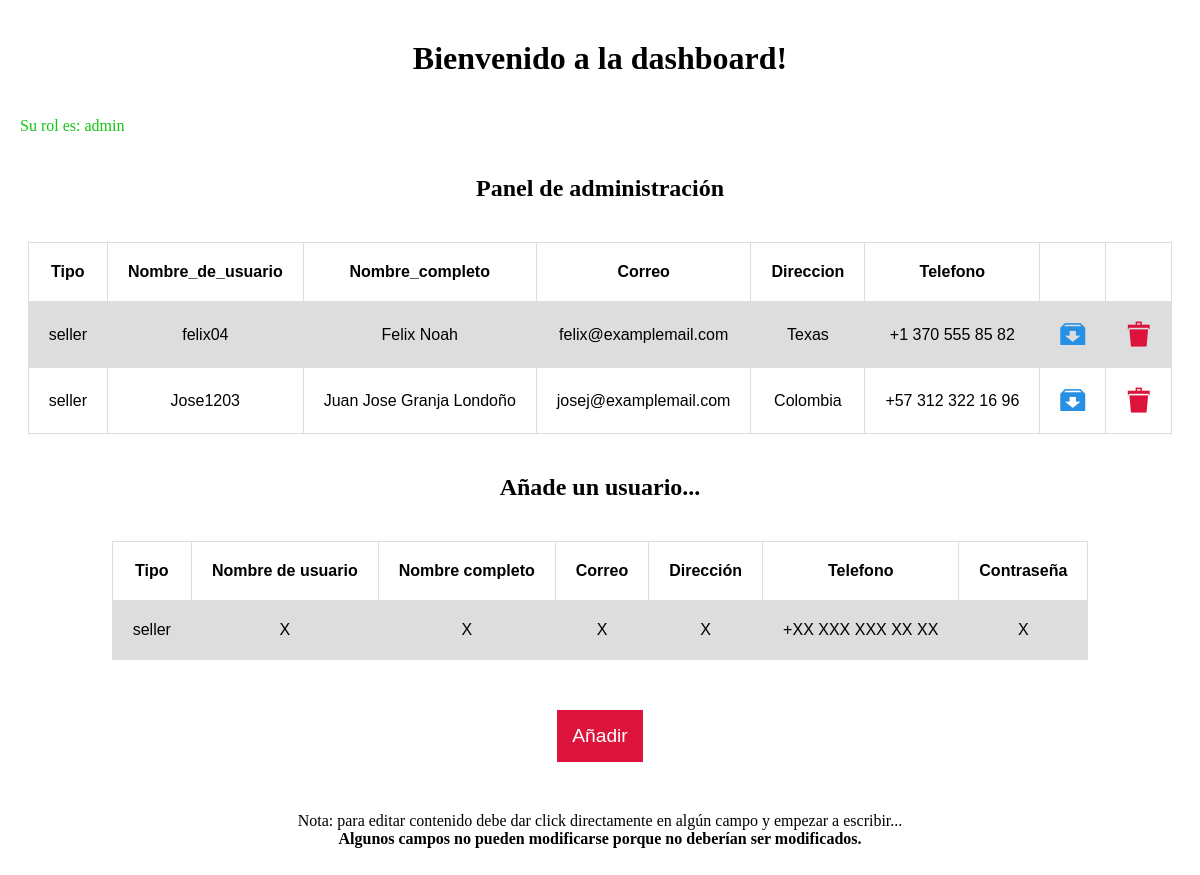
Page /dashboard/index.php (signed in) on the committed database.
### tables this page shows
CREATE TABLE `users` (
  `ID` int(11) NOT NULL,
  `ctype` varchar(25) NOT NULL DEFAULT 'vendedor',
  `username` varchar(100) NOT NULL,
  `fullname` varchar(50) NOT NULL,
  `email` varchar(55) NOT NULL,
  `address` varchar(75) NOT NULL,
  `phone` varchar(18) NOT NULL,
  `passwd` varchar(700) NOT NULL
);

### dashboard/index.php (the view, shortened to what this page needs)
<?php
    require "../back/connection/config.php";
?>
<!DOCTYPE html>
<html lang="es">
    <head>
        <link rel="stylesheet" href="../app_icons/style.css">
        <link rel="stylesheet" href="styles.css">
    </head>
    <body>
        <h1 class = "title">Bienvenido a la dashboard!</h1>
        <p class = "role">Su rol es: <?php echo $_SESSION["user_type"]; ?></p>
        <?php if($_SESSION["user_type"] == "admin") : ?>
            <section class="dashboard_panel">
                <h2 class = "title">Panel de administración</h2>
                <table>
                    <?php
                        $query = $connection->prepare(
                            "SELECT ctype as Tipo, username as Nombre_de_usuario, fullname as " .
                            "Nombre_completo, email as Correo, address as Direccion, phone as " .
                            "Telefono FROM users WHERE ctype = 'seller'"
                        );
                        $query->execute();
                        $res = $query->fetchAll(PDO::FETCH_ASSOC);
                        echo "<table id = 'mod_users' border='1' class = 'table_users'>";
                            if(!empty($res)){
                                foreach($res as $i => $obj){
                                    if($i == 0){
                                        echo "<tr>";
                                            foreach($obj as $col => $v){
                                                echo "<th>$col</th>";
                                            }
                                            echo "<th></th>";
                                            echo "<th></th>";
                                        echo "</tr>";
                                    }
                                    echo "<tr>";
                                        foreach($obj as $indx => $value){
                                            $editable = $indx != "Nombre_de_usuario" ?
                                                "contenteditable" : "";
                                            echo
                                            "<td>" .
                                                "<span $editable>$value</span>" .
                                            "</td>";
                                        }
                                        echo "<td><span class = 'icons icon-blue icon-box-add update_u'></span></td>";
                                        echo "<td><span class = 'icons icon-red icon-bin2 delete_u'></span></td>";
                                    echo "</tr>";
                                }
                            }
                        echo "</table>";
                    ?>
                </table>
                <div class="add_user_section">
                    <h2 class="title">Añade un usuario...</h2>
                    <table id = "add_users" border='1' class = 'table_users'>
                        <tr>
                            <th>Tipo</th>
                            <th>Nombre de usuario</th>
                            <th>Nombre completo</th>
                            <th>Correo</th>
                            <th>Dirección</th>
                            <th>Telefono</th>
                            <th>Contraseña</th>
                        </tr>
                        <tr>
                            <td><span contenteditable>seller</span></td>
                            <td><span contenteditable>X</span></td>
                            <td><span contenteditable>X</span></td>
                            <td><span contenteditable>X</span></td>
                            <td><span contenteditable>X</span></td>
                            <td><span contenteditable>+XX XXX XXX XX XX</span></td>
                            <td><span contenteditable>X</span></td>
                        </tr>
                    </table>
                </div>
                <input type="button" id = "add_user" value="Añadir">
                <p class = "info">
                    Nota: para editar contenido debe dar click directamente en algún campo
                    y empezar a escribir...
                    <br>
                    <b>Algunos campos no pueden modificarse porque no deberían ser modificados.</b>
                </p>
            </section>
        <?php endif;?>
    </body>
</html>

### dashboard/styles.css (style rules this page uses)
* { margin: 0; padding: 0; box-sizing: border-box; }
.title { margin: 40px auto; text-align: center; }
.role { color: rgb(18, 197, 18); margin: auto 20px; }
.table_users { margin: 0 auto; }
.table_users { font-family: arial, sans-serif; border-collapse: collapse; }
.table_users td, .table_users th { border: 1px solid #dddddd; text-align: left; padding: 20px; text-align: center; }
tr:nth-child(even) { background-color: #dddddd; }
.info { text-align: center; margin: 50px auto; }
.icons { display: block; font-size: 25px; }
.icon-blue { color: rgb(39, 143, 228); }
.icon-red { color: crimson; }
input#add_user { display: block; text-align: center; font-size: 1.2em; outline: none; border: none; background: crimson; color: #fff; margin: 50px auto; padding: 15px; transition: all .2s linear; }

### rows in the picture
users: col "Tipo", col "Nombre_de_usuario", col "Nombre_completo", col "Correo", col "Direccion", col "Telefono", ctype "seller", username "felix04", fullname "Felix Noah", email "felix@examplemail.com", address "Texas", phone "+1 370 555 85 82"
users: ctype "seller", username "Jose1203", fullname "Juan Jose Granja Londoño", email "josej@examplemail.com", address "Colombia", phone "+57 312 322 16 96"

### other values in the picture
$_SESSION["user_type"] "admin"
